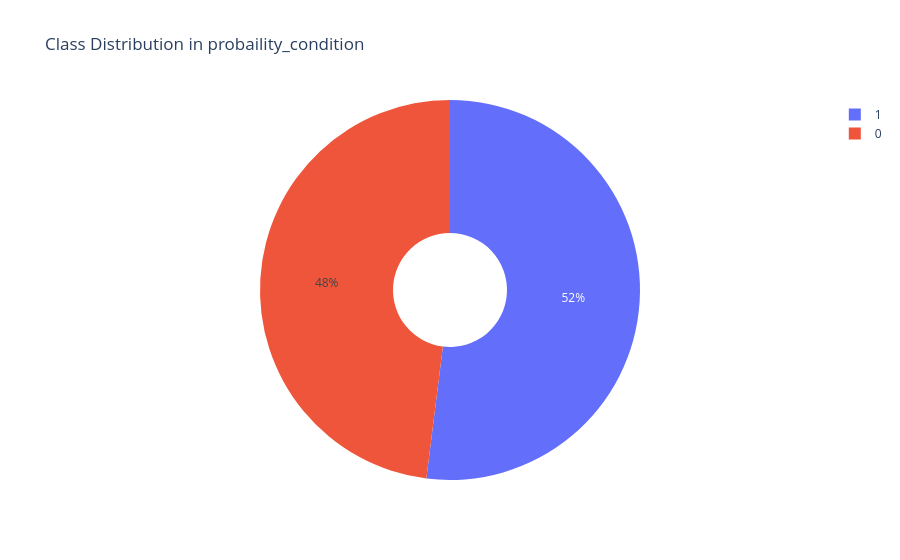

Write notebook code for a chart like this one.
### Code cell
import plotly.express as px
class_distribution = df['occurrence'].value_counts()
class_distribution
colors = ['#FF6347', '#4682B4'] 
labels = {0: 'No Flood', 1: 'Flood'}

fig = px.pie(
    names=class_distribution.index, 
    values=class_distribution.values,
    color=class_distribution.index,
    color_discrete_map=labels,
    title='Class Distribution in probaility_condition',
    hole=0.3,  # Donut chart
    labels=labels  # Update labels
)

fig.show()

### Figure 1 — Plotly figure (JSON) as saved in the notebook; plotly's stock layout.template omitted (floating-point values rounded to 4 significant figures)
{"data": [{"customdata": [[1], [0]], "domain": {"x": [0, 1], "y": [0, 1]}, "hole": 0.3, "hovertemplate": "label=%{label}<br>value=%{value}<br>color=%{customdata[0]}<extra></extra>", "labels": [1, 0], "legendgroup": "", "marker": {"colors": ["Flood", "No Flood"]}, "name": "", "showlegend": true, "type": "pie", "values": [484233, 447252]}], "layout": {"autosize": true, "legend": {"tracegroupgap": 0}, "title": {"text": "Class Distribution in probaility_condition"}}}
